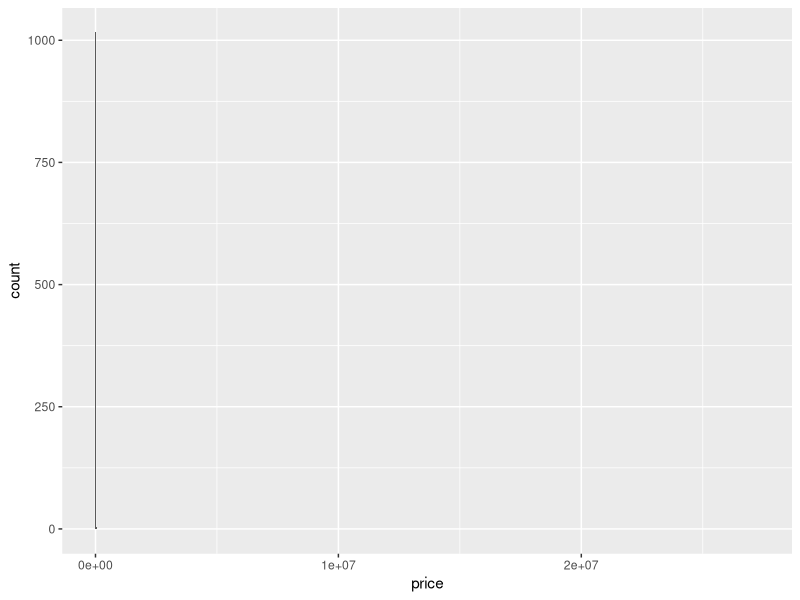
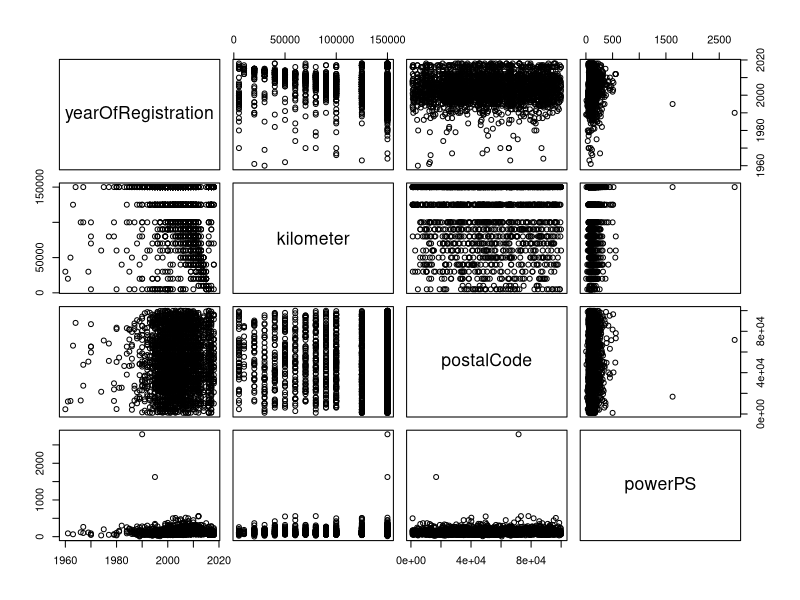
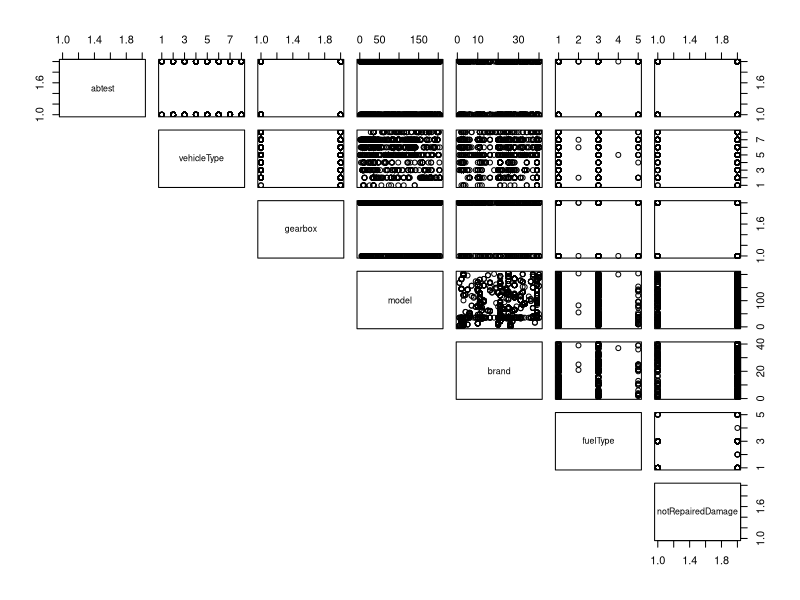

Write R code to recreate these figures, in order. (Note: this script raises an error after producing the figures.)
## ---- chunk 1
library(tidyverse)  # data manipulation and visualization
library(modelr)     # provides easy pipeline modeling functions
library(broom)      # helps to tidy up model outputs
set.seed(123) # set seed
## ---- chunk 2
cars <- read_csv("data/autos_sample.csv", col_types = cols(
  dateCrawled = col_datetime(format = ""),
  price = col_integer(),
  yearOfRegistration = col_integer(),
  powerPS = col_integer(),
  kilometer = col_integer(),
  monthOfRegistration = col_integer(),
  dateCreated = col_datetime(format = ""),
  nrOfPictures = col_integer(),
  lastSeen = col_datetime(format = ""),
  postalCode = col_integer()
))
## ---- chunk 3
summary(cars)
## ---- chunk 4
cars %>%  ggplot(aes(price)) + geom_histogram(binwidth=2500)
## ---- chunk 5
cars <- cars %>% 
  select(-dateCrawled, -dateCreated, -nrOfPictures, -lastSeen, -name, -seller, -offerType, -monthOfRegistration) %>% 
  mutate(yearOfRegistration = ifelse(yearOfRegistration < 1945 | yearOfRegistration > 2019, NA, yearOfRegistration)) %>% 
  mutate(powerPS = ifelse(powerPS==0, NA, powerPS)) %>% 
  filter((0 < price) & (price <= 160000))
## ---- chunk 6
set.seed(123) # set seed
cars <- cars %>% mutate(id = row_number())
train <- cars %>% sample_frac(.80)
test <- anti_join(cars, train, by = 'id')
## ---- chunk 7
# relationships
pairs(train %>%  select(yearOfRegistration, kilometer, postalCode, powerPS))
## ---- chunk 8
pairs(train %>%  mutate_if(is.character, as.factor) %>%  select(abtest, vehicleType, gearbox, model, brand, fuelType, notRepairedDamage), lower.panel = NULL)
## ---- chunk 9
cor(train$price, train$yearOfRegistration)

cor(train$price, train$kilometer)

cor(train$price, factor(train$vehicleType))

train %>%
  group_by(vehicleType) %>% 
  summarize(cor = cor(price, kilometer), count=n()) %>% 
  arrange(cor)

train %>%
  group_by(brand) %>% 
  summarize(cor = cor(price, kilometer), count=n()) %>% 
  arrange(cor)
## ---- chunk 10
honda <- train %>% 
  filter(brand=="honda")
honda_model <- lm(price ~ kilometer, data=honda)
summary(honda_model)

plot(honda_model)
x = 100
y <- (honda_model$coefficients[1] + honda_model$coefficients[2] * x)

honda %>% ggplot(aes(kilometer)) + geom_point(aes(x=kilometer, y=price)) + geom_abline(intercept=honda_model$coefficients[1], slope=honda_model$coefficients[2])

## ---- chunk 11
model_1 <- lm(price ~ yearOfRegistration + brand + notRepairedDamage * powerPS, data = train)
## ---- chunk 12
summary(model_1)
## ---- chunk 13
plot(model_1)
## ---- chunk 14
hist(model_1$residuals)
## ---- chunk 15
model_2 <- lm(price ~ yearOfRegistration + brand + notRepairedDamage + powerPS + postalCode, data = train)
## ---- chunk 16
summary(model_2)
## ---- chunk 17
cars <- cars %>%
  mutate(is_porsche = ifelse(brand=="porsche", 1, 0))

train <- cars %>% sample_frac(.80)
test <- anti_join(cars, train, by = 'id')

model_3 <- lm(price ~ yearOfRegistration + is_porsche  + powerPS + kilometer + postalCode +fuelType + notRepairedDamage + gearbox, data = train)
## ---- chunk 18
summary(model_3)
## ---- chunk 19
plot(model_3)
## ---- chunk 20
(results <- test %>% 
  add_predictions(model_3))

## ---- chunk 21


## ---- chunk 22

